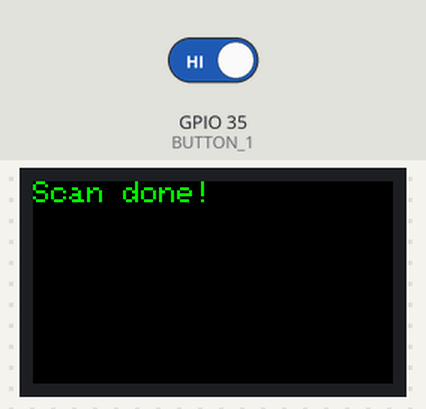
Recording of a sketch running on a simulated ESP32. Shown: 240×135 colour display. The inputs (shaded band) are chosen by the test bench; at power-on: GPIO 35 (BUTTON_1) HIGH. Nothing arrives over Bluetooth unless stated; what the sketch prints to the serial monitor is not drawn.

Above: at 6.6 s.
6.7 s: GPIO 35 (BUTTON_1) driven LOW
At 7.8 s:
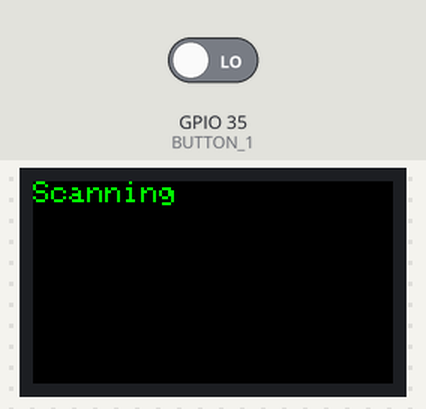
Timing chart, 0 to 9.7 s (numbered marks = the images above; inputs shaded):
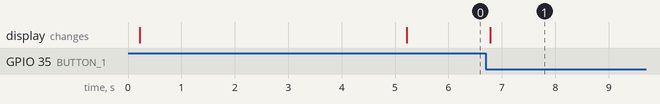

The sketch:

TTGO_T-Display_BLE_RSSI.ino
```cpp
/*
   Based on Neil Kolban example for IDF: https://github.com/nkolban/esp32-snippets/blob/master/cpp_utils/tests/BLE%20Tests/SampleScan.cpp
   Ported to Arduino ESP32 by Evandro Copercini
*/

#include <BLEDevice.h>
#include <BLEUtils.h>
#include <BLEScan.h>
#include <BLEAdvertisedDevice.h>

#include <TFT_eSPI.h>
#include <SPI.h>
TFT_eSPI tft = TFT_eSPI(135, 240); // Invoke custom library

#include "Button2.h"
#define BUTTON_1            35
Button2 btn1(BUTTON_1);
int btn1Click = true;

int scanTime = 5; //In seconds
BLEScan* pBLEScan;

class MyAdvertisedDeviceCallbacks: public BLEAdvertisedDeviceCallbacks {
    void onResult(BLEAdvertisedDevice advertisedDevice) {
      int rssi = advertisedDevice.getRSSI();
//      name = advertisedDevice.getName();
//      tft.print("Rssi: ");
      tft.print(rssi);
      tft.print("  ");
//      tft.println(advertisedDevice.getName().toString().c_str());
      tft.println(advertisedDevice.getName().c_str());
    }
};

void button_init()
{
    btn1.setPressedHandler([](Button2 & b) {
        btn1Click = true;
    });
}

void button_loop()
{
    btn1.loop();
}

void setup() {
  Serial.begin(9600);
  Serial.println("Scanning...");

  tft.init();
  tft.setRotation(3);
  tft.setTextColor(TFT_GREEN, TFT_BLACK);
  tft.setTextDatum(MC_DATUM);
  tft.setTextSize(2);
  tft.fillScreen(TFT_BLACK);
  tft.setCursor(0, 0);

  button_init();

  BLEDevice::init("");
  pBLEScan = BLEDevice::getScan(); //create new scan
  pBLEScan->setAdvertisedDeviceCallbacks(new MyAdvertisedDeviceCallbacks());
  pBLEScan->setActiveScan(true); //active scan uses more power, but get results faster
  pBLEScan->setInterval(100);
  pBLEScan->setWindow(99);  // less or equal setInterval value
}

void loop() {
  button_loop();
  if(btn1Click){
    tft.fillScreen(TFT_BLACK);
    tft.setCursor(0, 0);
    tft.println("Scanning");
    BLEScanResults foundDevices = pBLEScan->start(scanTime, false);
    tft.setCursor(0, 0);
    tft.println("Scan done!");
    pBLEScan->clearResults();   // delete results fromBLEScan buffer to release memory

    btn1Click = false;

  }
}
```

Measured:
- after the input at 6.7 s, the display: changes after 0.09 s (image 1)
